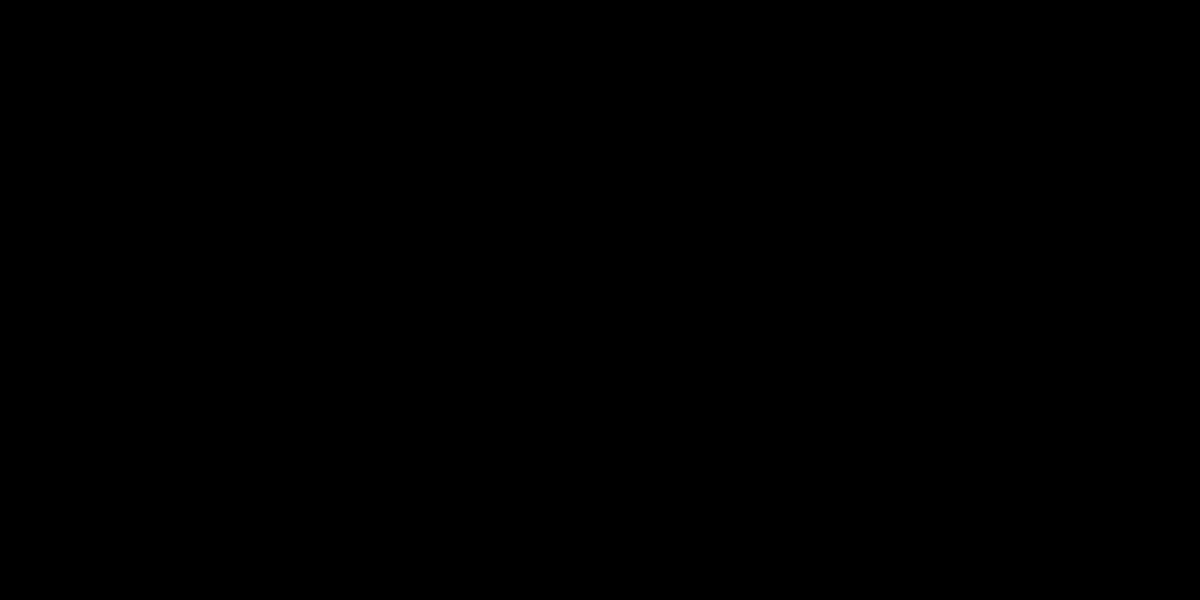
Frame 1 (no input)
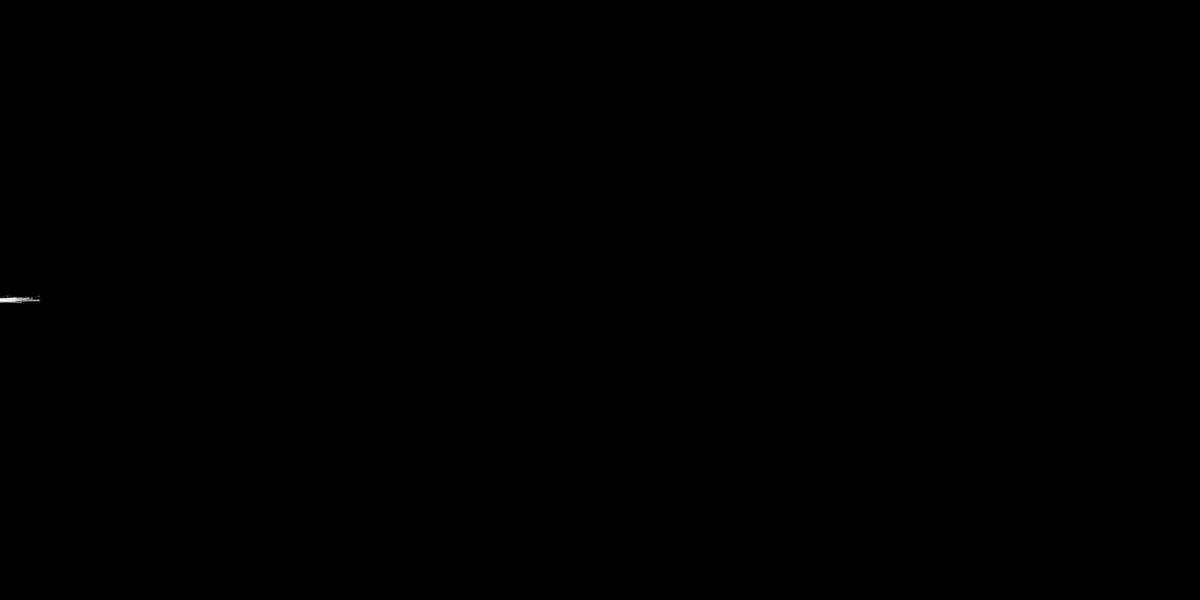
Frame 60 (the mouse pressed at the canvas centre just before this capture)
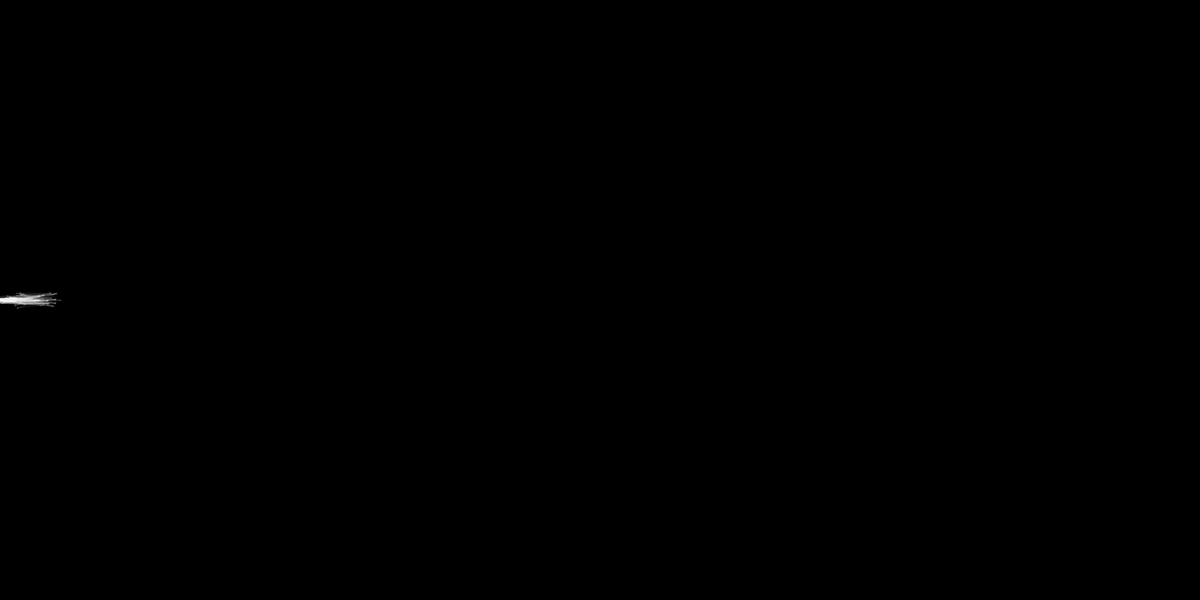
Frame 120 (the mouse held since frame 60 and released just before this capture)

The Processing sketch that drew these frames (run headless with seeded random() and noise(); from frame 60 on, the mouse is pressed at the canvas centre):

// Processing sketch: horizontal_limited
// ── horizontal_limited.pde
ArrayList pts;
int thresh;

void setup()
{
  size(2000, 1000);
  frameRate(30);
  background(#000000);
  thresh = 100;
  pts = new ArrayList();
  noStroke();
  smooth();
}

void draw()
{
  int currentTime = millis();
  float x = random(pts.size() - 100, pts.size()/2 + 50);
  float y = random(500 - currentTime/300, 500 + currentTime/300);
  float z = 0;
  float r = random(1, 4);
  if(pts.size() < 2011)
  {
    DataPoint p = new DataPoint(x, y, r);
    pts.add(p);
    p.recordPoint(p);
    println(currentTime);
  }
  else{ println("END IT!");}
}

class DataPoint
{
  float x, y, r, xd, yd, td;
  int connections;
  DataPoint (float xPos, float yPos, float rad)
  {
    connections = 0;
    x = xPos;
    y = yPos;
    r = rad;
    fill(255, 255, 255, 50);
    ellipse(x, y, r, r);
  }
  void recordPoint(DataPoint p)
  {
    for(int i = pts.size() - 1; i >= 0; i--)
    {
      DataPoint storedPoint = (DataPoint) pts.get(i);
      xd = abs(storedPoint.x - p.x);
      yd = abs(storedPoint.y - p.y);
      xd *= xd;
      yd *= yd;
      td = sqrt(xd + yd);
      if(td < thresh)
      {
        stroke(255, 255, 255, td/thresh * 100);
        strokeWeight(1 / td/thresh);
        if(storedPoint.connections < 50)
        {
          line(p.x, p.y, storedPoint.x, storedPoint.y);
          addConnection(p);
          addConnection(storedPoint);
        }
      }
    }
    //println("point " + p + " has no of connections: " + connections);
  }
  void addConnection(DataPoint p)
  {
    p.connections += 1;
    //p.redraw(p);
  }
  void redraw(DataPoint p)
  {
    float rad = p.r * p.connections;
    p.r = rad;
    fill(255, 255, 255, 10);
    ellipse(p.x, p.y, p.r, p.r);
  }
}
